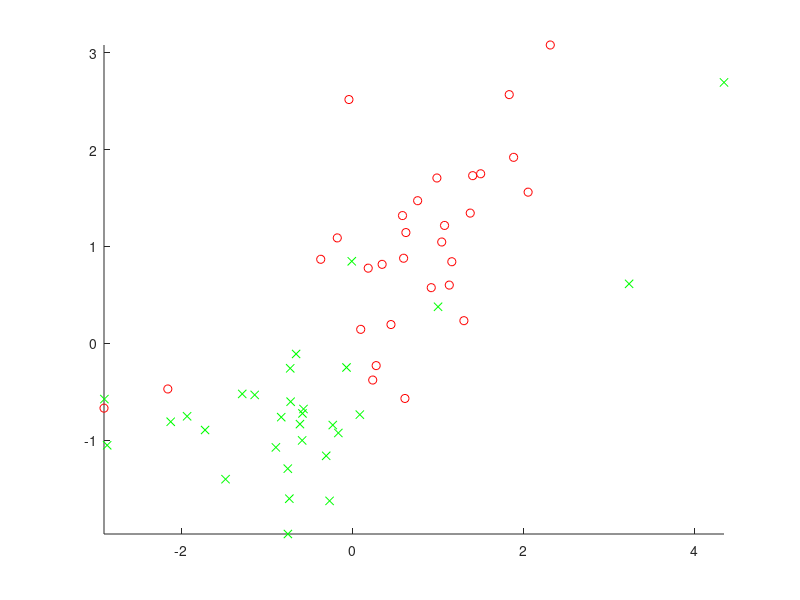

This chart was generated by the following MATLAB code: (Note: this script raises an error after producing the figure.)
% clear all
% dbstop if error
PLOT.boundary = 0;
PLOT.test = 0;
RLSC = 1
SVM = 1
mu{1} = [1 1];
mu{2} = [-1 -1];
S = [0.6 0.3; 0.3 0.6];
nTrain = 30;
nTest = 30;
colors = 'rgbk'
markers = 'oxox'
OUTLIER = round(nTrain*0.05)%10;

omu{1} = [-3 -1];
omu{2} = [3 1];
oS = [0.1 0.1; 0.1 0.1];

%%
figure(1),clf, hold on
for i = 1:2
    train{i} = mvnrnd(mu{i},S,nTrain);
    if OUTLIER
        train{i}(1:OUTLIER,:) = mvnrnd(omu{i},S,OUTLIER);
    end

    plot(train{i}(:,1),train{i}(:,2),'color',colors(i),'marker',markers(i),'linestyle','none')
end
for i = 1:2
    test{i} = mvnrnd(mu{i},S,nTest);
    if PLOT.test
        plot(test{i}(:,1),test{i}(:,2),'color',colors(i),'marker',markers(i),'linestyle','none')
    end
end
axis tight
vx = xlim
vy = ylim

%%
y = [ones(nTrain,1);zeros(nTrain,1)];
testY = [ones(nTest,1);zeros(nTest,1)];

clear corrTest corrTrain w
scale = 'log'
switch scale
    case 'linear'
        vLambda = linspace(0,100,3)
    case 'log'
        vLambda = [0 logspace(-3,1,4)]
end

varsToUse = [];

%%
for iLambda = 1:length(vLambda)
    lambda = vLambda(iLambda);
    x = [train{1};train{2}];
    testX = [test{1};test{2}];

    if RLSC
        w(iLambda,:) = trainRLSC(x,y,varsToUse,lambda);

        if PLOT.boundary
            colors = 'bk';
            markers = 'ox';
            % clear h
            h(1) = plot(vx,-vx*w(iLambda,2)/w(iLambda,3)-w(iLambda,1)/w(iLambda,3),'g-','linewidth',iLambda);
            h(2) = plot(vx,-vx*w(iLambda,2)/w(iLambda,3)-w(iLambda,1)/w(iLambda,3)+1/w(iLambda,3),'r-','linewidth',iLambda);
            h(3) = plot(vx,-vx*w(iLambda,2)/w(iLambda,3)-w(iLambda,1)/w(iLambda,3)+.5/w(iLambda,3),'b-','linewidth',iLambda);
            pause
        end
        %%
        % test error
        trainY = w(iLambda,:)*[ones(size(x,1),1), x]';
        corrTrain(iLambda) = ( sum(trainY(1:nTrain)>0.5) +  sum(trainY(nTrain+1:2*nTrain)<=0.5) )/nTrain/2;
        %%
        predY = w(iLambda,:)*[ones(size(testX,1),1), testX]';
        predY(1:nTest) = predY(1:nTest)>0.5;
        predY(nTest+1:2*nTest) = predY(nTest+1:2*nTest)<=0.5;
        
        corrTest(iLambda) = mean(predY);  % ( sum(testY(1:nTest)>0.5) +  sum(testY(nTest+1:2*nTest)<=0.5) ) /nTest/2 ;
        disp(['lambda =',num2str(lambda)])
        disp(['weight =' num2str(w(iLambda,:))])
        disp([num2str(corrTest(iLambda)) ,'/' ,num2str(corrTrain(iLambda)), '(test/train)'])
    end
    if SVM

        model = svmtrain(y, x, '-c 1 -g 2 -b 1');
        % model = svmtrain(heart_scale_label, heart_scale_inst, '-c 1 -g 2 -b 1')
        %        w(iLambda,:) = trainRLSC(x,y,varsToUse,lambda);

%                 if PLOT.boundary
%                     colors = 'bk';
%                     markers = 'ox';
%                     % clear h
%                     h(1) = plot(vx,-vx*w(iLambda,2)/w(iLambda,3)-w(iLambda,1)/w(iLambda,3),'g-','linewidth',iLambda);
%                     h(2) = plot(vx,-vx*w(iLambda,2)/w(iLambda,3)-w(iLambda,1)/w(iLambda,3)+1/w(iLambda,3),'r-','linewidth',iLambda);
%                     h(3) = plot(vx,-vx*w(iLambda,2)/w(iLambda,3)-w(iLambda,1)/w(iLambda,3)+.5/w(iLambda,3),'b-','linewidth',iLambda);
%                     pause
%                 end
        %%
        %%
        % test error
        %        trainY = w(iLambda,:)*[ones(size(x,1),1), x]';
        %        corrTrain(iLambda) = ( sum(trainY(1:nTrain)>0.5) +  sum(trainY(nTrain+1:2*nTrain)<=0.5) )/nTrain/2;
        %%
        %       testX = [test{1};test{2}];
        %        testY = w(iLambda,:)*[ones(size(testX,1),1), testX]';

        [tmp, corrTrainSVM(:,iLambda), decision_values] = svmpredict(y, x , model) ;
        [predY, corrTestSVM(:,iLambda), decision_values] = svmpredict(testY, testX , model) ;
        % [predicted_label, accuracy, decision_values/prob_estimates] = svmpredict(testing_label_vector, testing_instance_matrix, model [,'libsvm_options']);



        % corrTestSVM(iLambda) = mean(predY==testY); % ( sum(testY(1:nTest)>0.5) +  sum(testY(nTest+1:2*nTest)<=0.5) ) /nTest/2 ;
        disp(['lambda =',num2str(lambda)])
        disp(['weight =' num2str(w(iLambda,:))])
        disp([num2str(corrTestSVM(1,iLambda)) ,'/' ,num2str(corrTrain(iLambda)), '(test/train)'])
    end

end
%%
figure(2),clf,hold on,
vxLambda = vLambda
if vLambda(1)==0
    vxLambda(1) = vLambda(2)^2/vLambda(3)
end
plot(vxLambda,corrTrain,'bx:')
plot(vxLambda,corrTest,'bo-')
plot(vxLambda,corrTrainSVM(1,:)/100,'rx:')
plot(vxLambda,corrTestSVM(1,:)/100,'ro-')

legend('RLSC train','RLSC test','SVM train','SVM test')

set(gca,'xscale',scale)
